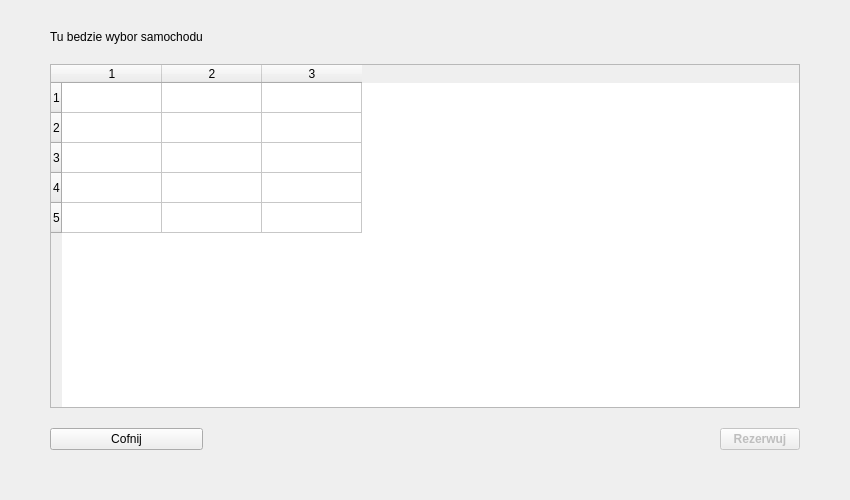
<?xml version="1.0" encoding="UTF-8"?>
<ui version="4.0">
 <class>WyborSamochodu</class>
 <widget class="QDialog" name="WyborSamochodu">
  <property name="geometry">
   <rect>
    <x>0</x>
    <y>0</y>
    <width>850</width>
    <height>500</height>
   </rect>
  </property>
  <property name="windowTitle">
   <string>Dialog</string>
  </property>
  <property name="modal">
   <bool>false</bool>
  </property>
  <layout class="QGridLayout" name="gridLayout">
   <property name="leftMargin">
    <number>50</number>
   </property>
   <property name="topMargin">
    <number>30</number>
   </property>
   <property name="rightMargin">
    <number>50</number>
   </property>
   <property name="bottomMargin">
    <number>50</number>
   </property>
   <property name="horizontalSpacing">
    <number>15</number>
   </property>
   <property name="verticalSpacing">
    <number>20</number>
   </property>
   <item row="2" column="2">
    <widget class="QPushButton" name="pushButton">
     <property name="enabled">
      <bool>false</bool>
     </property>
     <property name="font">
      <font>
       <weight>75</weight>
       <bold>true</bold>
      </font>
     </property>
     <property name="text">
      <string>Rezerwuj</string>
     </property>
    </widget>
   </item>
   <item row="1" column="0" colspan="3">
    <widget class="QTableWidget" name="tableWidget">
     <property name="rowCount">
      <number>5</number>
     </property>
     <property name="columnCount">
      <number>3</number>
     </property>
     <row/>
     <row/>
     <row/>
     <row/>
     <row/>
     <column/>
     <column/>
     <column/>
    </widget>
   </item>
   <item row="2" column="0">
    <widget class="QPushButton" name="pushButton_2">
     <property name="text">
      <string>Cofnij</string>
     </property>
    </widget>
   </item>
   <item row="2" column="1">
    <spacer name="horizontalSpacer">
     <property name="orientation">
      <enum>Qt::Horizontal</enum>
     </property>
     <property name="sizeHint" stdset="0">
      <size>
       <width>20</width>
       <height>20</height>
      </size>
     </property>
    </spacer>
   </item>
   <item row="0" column="0">
    <widget class="QLabel" name="label">
     <property name="text">
      <string>Tu bedzie wybor samochodu</string>
     </property>
    </widget>
   </item>
  </layout>
 </widget>
 <resources/>
 <connections/>
</ui>
